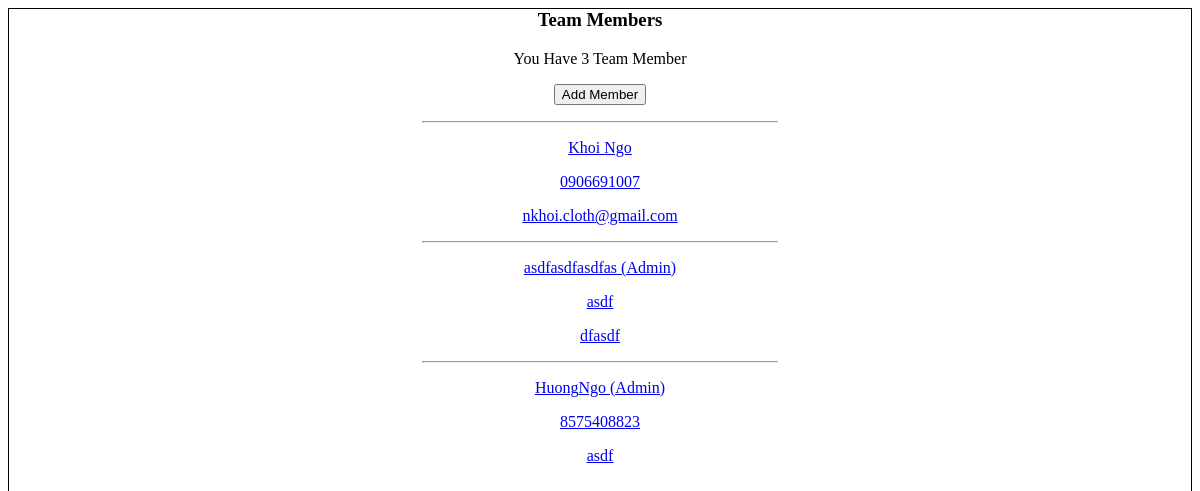
/, run on an earlier commit of the app's database.
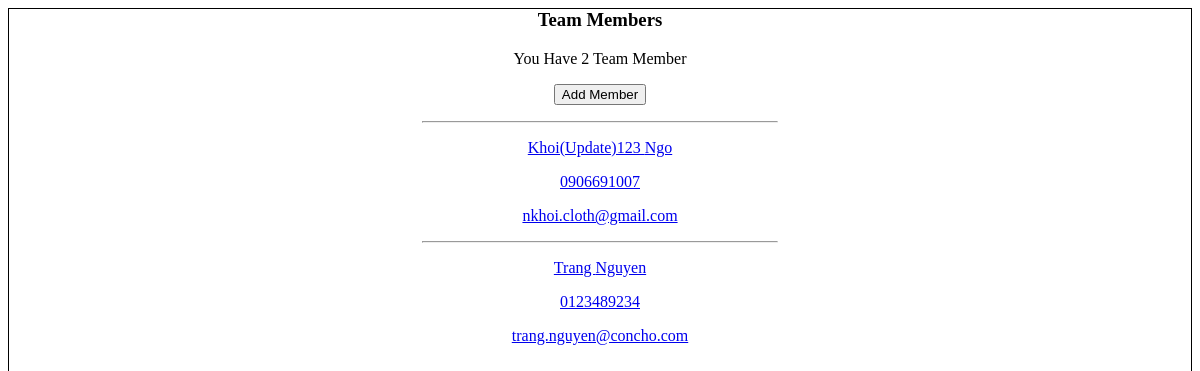
And on a later commit of the database.
### dashboard/models.py (models this page shows, shortened)
class Member(models.Model):
    FirstName = models.CharField(max_length=100)
    LastName = models.CharField(max_length=100, default=None)
    Email = models.CharField(max_length=200, default= None)
    PhoneNumber = models.CharField(unique=True, max_length=200, default=None)
    admin = models.BooleanField(default=False)

### dashboard/views.py (the view)
# urls.py: path('', views.index, name="list"),
def index(request):
    members =  Member.objects.all()
    context = {'members': members}
    return render(request, "dashboard/listpage.html", context)

### dashboard/templates/dashboard/listpage.html (shortened to what this page needs)
<body style="background-color:#FFFFFF">
<h3> Team Members </h3>
<p> You Have {{members.count}} Team Member </p>
<form class='button' action="{% url 'add_member'%}">
    <input type="submit" value="Add Member" />
</form>
{% for member in members%}
    <div>
        <hr style="width:30%">
        <div class"member">
            <a href = "{% url 'edit_member' member.id %}">
            {% if member.admin%}
                <p>{{member.FirstName}}{{member.LastName}} (Admin)</p>
                <p>{{member.PhoneNumber}}</p>
                <p>{{member.Email}}</p>
            {% else%}
                <p>{{member.FirstName}} {{member.LastName}} </p>
                <p>{{member.PhoneNumber}}</p>
                <p>{{member.Email}}</p>
            {% endif%}
            </a>
        </div>
    </div>
{% endfor %}
</body>

What changed in the data, as far as the page shows it:
removed Member: FirstName "asdfasdf", LastName "asdfas", PhoneNumber "asdf", Email "dfasdf"
removed Member: FirstName "Huong", LastName "Ngo", PhoneNumber "8575408823", Email "asdf"
changed Member "Ngo": FirstName "Khoi" → "Khoi(Update)123"
added Member: FirstName "Trang", LastName "Nguyen", PhoneNumber "0123489234", Email "trang.nguyen@concho.com"
Also different on the page:
{{ members.count }}: "3" → "2"
